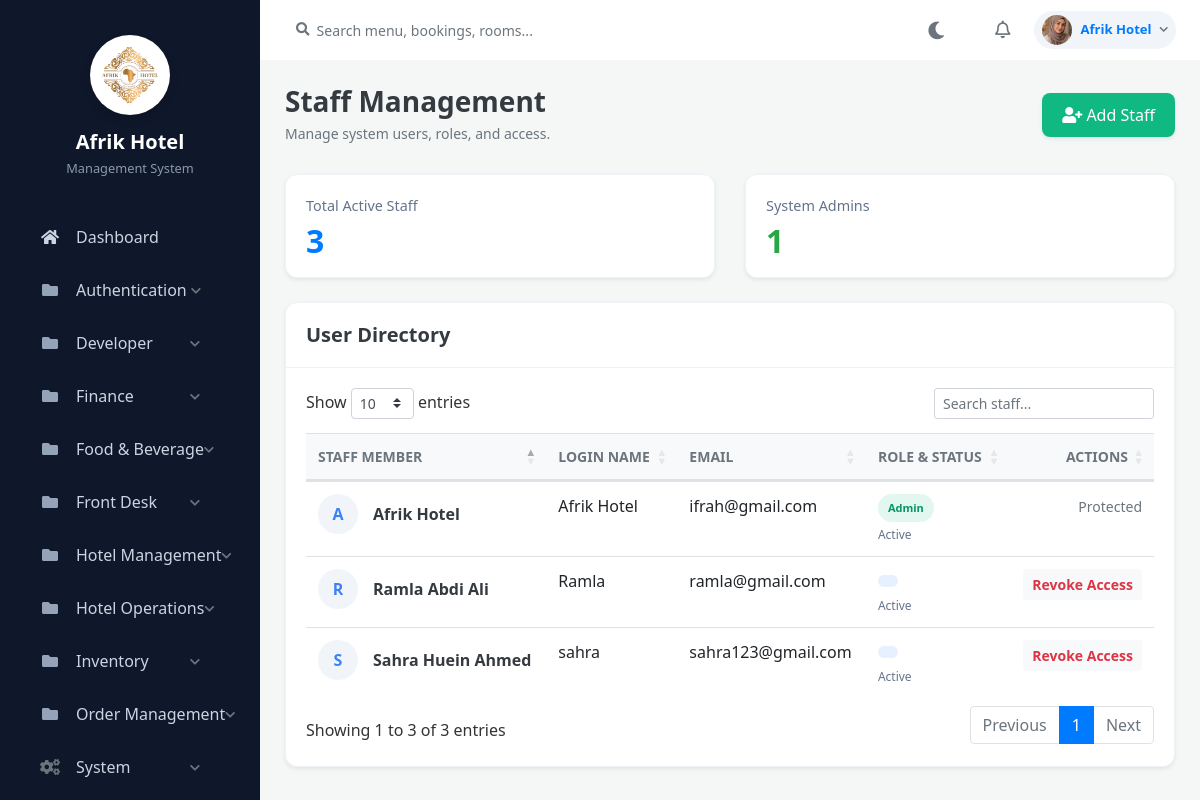
Page /admin/users/users.php (signed in) on the committed database.
### tables this page shows
CREATE TABLE `settings` (
  `id` int(11) NOT NULL,
  `hotel_name` varchar(255) NOT NULL,
  `hotel_email` varchar(255) NOT NULL,
  `hotel_phone` varchar(50) NOT NULL,
  `hotel_address` text NOT NULL,
  `updated_at` timestamp NOT NULL DEFAULT current_timestamp() ON UPDATE current_timestamp(),
  `hotel_logo` varchar(255) DEFAULT NULL
);

CREATE TABLE `system_pages` (
  `id` int(11) NOT NULL,
  `page_name` varchar(100) NOT NULL,
  `url` varchar(255) NOT NULL,
  `category` varchar(100) NOT NULL,
  `icon_class` varchar(100) NOT NULL,
  `page_type` varchar(50) DEFAULT 'Sidebar',
  `created_at` timestamp NOT NULL DEFAULT current_timestamp()
);

### admin/users/users.php (the view, shortened to what the rows shown need)
<?php
require_once '../../includes/auth_check.php';
require_once '../../config/database.php';
$admins = $conn->query("
    SELECT
        id,
        full_name,
        name,
        email,
        role,
        status
    FROM admin
    ORDER BY id ASC
");
include '../../includes/header.php';
include '../../includes/sidebar.php';
include '../../includes/navbar.php';
?>
<link
    rel="stylesheet"
    href="https://cdn.datatables.net/1.13.6/css/dataTables.bootstrap4.min.css"
>
<div class="container-fluid p-0">
    <div class="page-header d-flex justify-content-between align-items-center">
        <div>
            <h1 class="h3 font-weight-bold text-dark mb-1">
                Staff Management
            </h1>
        </div>
    </div>
    <div class="list-card shadow-sm mb-4">
        <div class="card-body">
            <div class="table-responsive">
                <table
                    class="table table-hover align-middle"
                    id="staffTable"
                    width="100%"
                >
                    <thead class="bg-light text-muted small text-uppercase">
                        <tr>
                            <th>
                                Staff Member
                            </th>
                            <th>
                                Login Name
                            </th>
                            <th>
                                Email
                            </th>
                            <th>
                                Role & Status
                            </th>
                            <th class="text-right">
                                Actions
                            </th>
                        </tr>
                    </thead>
                    <tbody>
                        <?php if ($admins && $admins->num_rows > 0): ?>
                            <?php while ($row = $admins->fetch_assoc()): ?>
                                <?php
                                $display_name = !empty($row['full_name'])
                                    ? $row['full_name']
                                    : $row['name'];
                                $initial = strtoupper(
                                    substr($display_name, 0, 1)
                                );
                                $role_class = 'role-reception';
                                if ($row['role'] === 'Admin') {
                                    $role_class = 'role-admin';
                                } elseif ($row['role'] === 'Finance') {
                                    $role_class = 'role-finance';
                                } elseif ($row['role'] === 'HRM') {
                                    $role_class = 'role-hrm';
                                }
                                ?>
                                <tr>
                                    <td>
                                        <div class="d-flex align-items-center">
                                            <div class="avatar-circle">
                                                <?php echo htmlspecialchars(
                                                    $initial,
                                                    ENT_QUOTES,
                                                    'UTF-8'
                                                ); ?>
                                            </div>
                                            <strong class="text-dark">
                                                <?php echo htmlspecialchars(
                                                    $display_name,
                                                    ENT_QUOTES,
                                                    'UTF-8'
                                                ); ?>
                                            </strong>
                                        </div>
                                    </td>
                                    <td>
                                        <?php echo htmlspecialchars(
                                            $row['name'],
                                            ENT_QUOTES,
                                            'UTF-8'
                                        ); ?>
                                    </td>
                                    <td>
                                        <?php echo htmlspecialchars(
                                            $row['email'] ?: 'N/A',
                                            ENT_QUOTES,
                                            'UTF-8'
                                        ); ?>
                                    </td>
                                    <td>
                                        <span
                                            class="role-badge <?php echo $role_class; ?>"
                                        >
                                            <?php echo htmlspecialchars(
                                                $row['role'],
                                                ENT_QUOTES,
                                                'UTF-8'
                                            ); ?>
                                        </span>
                                        <div class="status-text">
                                            <?php echo htmlspecialchars(
                                                $row['status'],
                                                ENT_QUOTES,
                                                'UTF-8'
                                            ); ?>
                                        </div>
                                    </td>
                                    <td class="text-right">
                                        <?php
                                        $current_admin_id =
                                            (int) ($_SESSION['admin_id'] ?? 0);
                                        ?>
                                        <?php if (
                                            (int) $row['id'] !== 1 &&
                                            (int) $row['id'] !== $current_admin_id
                                        ): ?>
                                            <a
                                                href="users.php?delete=<?php echo (int) $row['id']; ?>"
                                                class="btn btn-light btn-sm text-danger font-weight-bold"
                                                onclick="return confirm('Remove this staff member?');"
                                            >
                                                Revoke Access
                                            </a>
                                        <?php else: ?>
                                            <span class="text-muted small">
                                                Protected
                                            </span>
                                        <?php endif; ?>
                                    </td>
                                </tr>
                            <?php endwhile; ?>
                        <?php endif; ?>
                    </tbody>
                </table>
            </div>
        </div>
    </div>
</div>
<?php include '../../includes/footer.php'; ?>

### includes/sidebar.php (shortened to what the rows shown need)
<nav id="sidebar">
    <?php
    $sidebar_settings = [];
    if (isset($conn)) {
        $set_query = $conn->query("SELECT hotel_name, hotel_logo FROM settings WHERE id = 1");
        if ($set_query && $set_query->num_rows > 0) {
            $sidebar_settings = $set_query->fetch_assoc();
        }
    }
    $hotel_title = !empty($sidebar_settings['hotel_name']) ? htmlspecialchars($sidebar_settings['hotel_name']) : 'Afrik Hotel';
    $hotel_logo = !empty($sidebar_settings['hotel_logo']) ? htmlspecialchars($sidebar_settings['hotel_logo']) : '';
    ?>
    <div class="sidebar-header" style="flex-direction: column; text-align: center; padding-top: 35px; padding-bottom: 25px;">
        <?php if ($hotel_logo): ?>
            <img src="<?php echo $basePath; ?>assets/images/<?php echo $hotel_logo; ?>" alt="Logo" style="width: 80px; height: 80px; object-fit: cover; margin-bottom: 15px; margin-right: 0; background: #fff; border-radius: 50%; padding: 4px; box-shadow: 0 4px 10px rgba(0,0,0,0.15);">
        <?php endif; ?>
        <div>
            <div style="font-size: 1.25rem; line-height: 1.2; font-weight: 700; color: #fff;"><?php echo $hotel_title; ?></div>
            <div style="font-size: 0.8rem; font-weight: normal; color: #8a99af; margin-top: 5px;">Management System</div>
        </div>
    </div>
    <?php
    $current_page = basename($_SERVER['PHP_SELF']);
    $menu_structure = [];
    if (isset($conn)) {
        $pages_query = $conn->query("SELECT * FROM system_pages ORDER BY category ASC, id ASC");
        while($row = $pages_query->fetch_assoc()) {
            if (hasPermission($row['url'])) {
                if ($row['category'] === 'Finance' && (stripos($row['page_name'], 'report') !== false || stripos($row['url'], 'report') !== false)) {
                    $menu_structure['Reports'][] = $row;
                } else {
                    $menu_structure[$row['category']][] = $row;
                }
            }
        }
        $ordered_menu = [];
        if (isset($menu_structure['Main'])) {
            $ordered_menu['Main'] = $menu_structure['Main'];
            unset($menu_structure['Main']);
        }
        $system_pages = isset($menu_structure['System']) ? $menu_structure['System'] : null;
        unset($menu_structure['System']);
        $reports_pages = isset($menu_structure['Reports']) ? $menu_structure['Reports'] : null;
        unset($menu_structure['Reports']);
        foreach ($menu_structure as $cat => $pages) {
            $ordered_menu[$cat] = $pages;
        }
        if ($system_pages) {
            $ordered_menu['System'] = $system_pages;
        }
        if ($reports_pages) {
            $ordered_menu['Reports'] = $reports_pages;
        }
        $menu_structure = $ordered_menu;
    }
    ?>
    <ul class="list-unstyled components">
        <?php foreach($menu_structure as $category => $cat_pages): ?>
            <?php if ($category === 'Main'): ?>
                <?php foreach($cat_pages as $page): ?>
                    <li class="<?php echo ($current_page == basename($page['url'])) ? 'active' : ''; ?>">
                        <a href="<?php echo $basePath . $page['url']; ?>" class="d-flex align-items-center">
                            <i class="<?php echo htmlspecialchars($page['icon_class']); ?> mr-3" style="width: 20px; text-align: center;"></i>
                            <span style="white-space: nowrap;"><?php echo htmlspecialchars($page['page_name']); ?></span>
                        </a>
                    </li>
                <?php endforeach; ?>
            <?php endif; ?>
        <?php endforeach; ?>
    </ul>
</nav>

### includes/navbar.php (shortened to what the rows shown need)
<?php
$nav_username = htmlspecialchars($_SESSION['admin_username'] ?? 'Admin');
$nav_avatar = 'https://ui-avatars.com/api/?name=' . urlencode($nav_username) . '&background=10b981&color=fff';
if (isset($_SESSION['admin_id']) && isset($conn)) {
    $admin_id = intval($_SESSION['admin_id']);
    $pic_query = $conn->query("SELECT profile_picture FROM admin WHERE id = $admin_id");
    if ($pic_query && $pic_query->num_rows > 0) {
        $pic_data = $pic_query->fetch_assoc();
        if (!empty($pic_data['profile_picture'])) {
            $base = isset($basePath) ? $basePath : '../';
            $nav_avatar = $base . 'assets/images/' . htmlspecialchars($pic_data['profile_picture']);
        }
    }
}
?>
<div id="content">
    <div class="top-navbar px-4 py-2 d-flex align-items-center justify-content-between" style="background: var(--card-bg, #ffffff); border-bottom: 1px solid var(--border-color); position: sticky; top: 0; z-index: 999; transition: background 0.3s ease;">
        <div class="d-flex align-items-center">
            <div class="dropdown ml-2">
                <a href="#" class="d-flex align-items-center text-decoration-none py-1 px-2 rounded-pill" id="profileDropdown" data-toggle="dropdown" aria-haspopup="true" aria-expanded="false" style="background: var(--body-bg, #f1f5f9); border: 1px solid var(--border-color);">
                    <img src="<?php echo $nav_avatar; ?>" class="rounded-circle mr-2" style="width: 30px; height: 30px; object-fit: cover;" alt="User">
                    <span class="font-weight-bold mr-2 d-none d-sm-inline" style="font-size: 0.82rem; color: var(--text-main);"><?php echo $nav_username; ?></span>
                    <i class="fas fa-chevron-down text-muted" style="font-size: 0.6rem;"></i>
                </a>
            </div>
        </div>
    </div>
    <div class="content-wrapper">

### rows in the picture
settings: hotel_logo (picture), hotel_name "Afrik Hotel"
system_pages: page_name "Dashboard"

### other values in the picture
$category "Authentication"
$category "Developer"
$category "Finance"
$category "Food & Beverage"
$category "Front Desk"
$category "Hotel Management"
$category "Hotel Operations"
$category "Inventory"
$category "Order Management"
$category "System"
$nav_username "Afrik Hotel"
$total_staff "3"
$managers "1"
$initial "A"
$display_name "Afrik Hotel"
